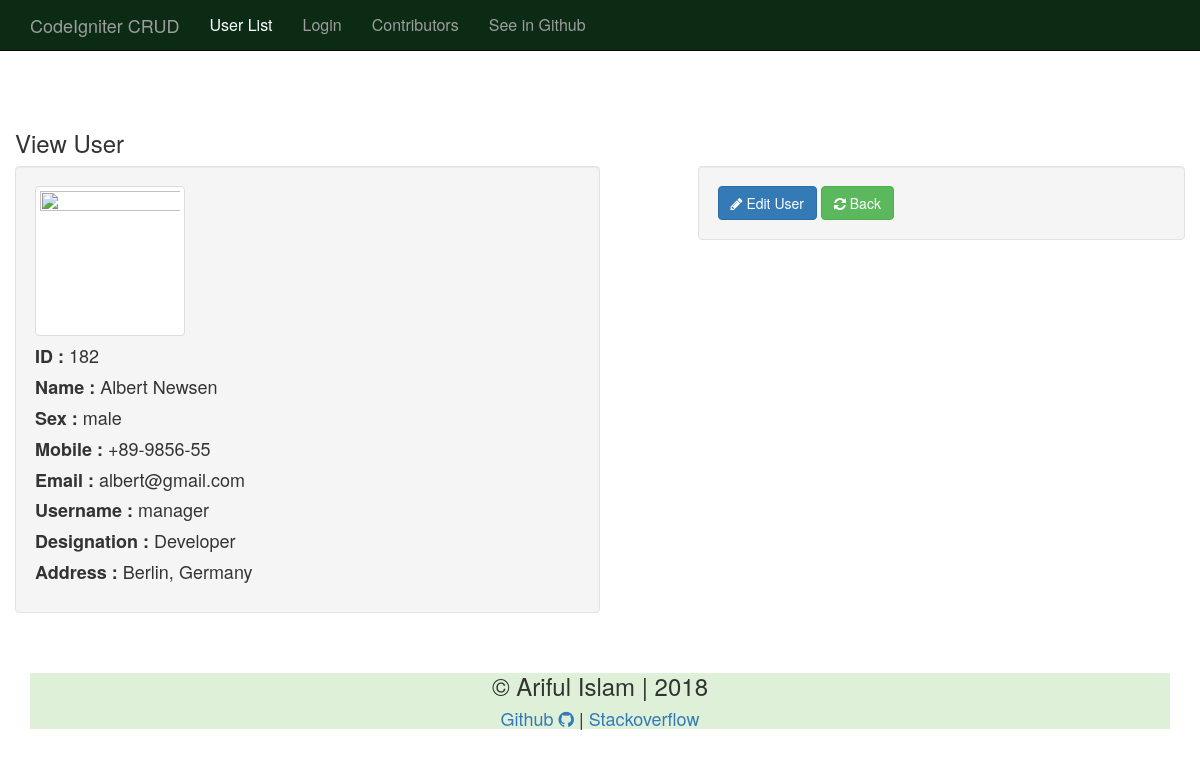
Before: /user/viewuser/182 with the older database file.
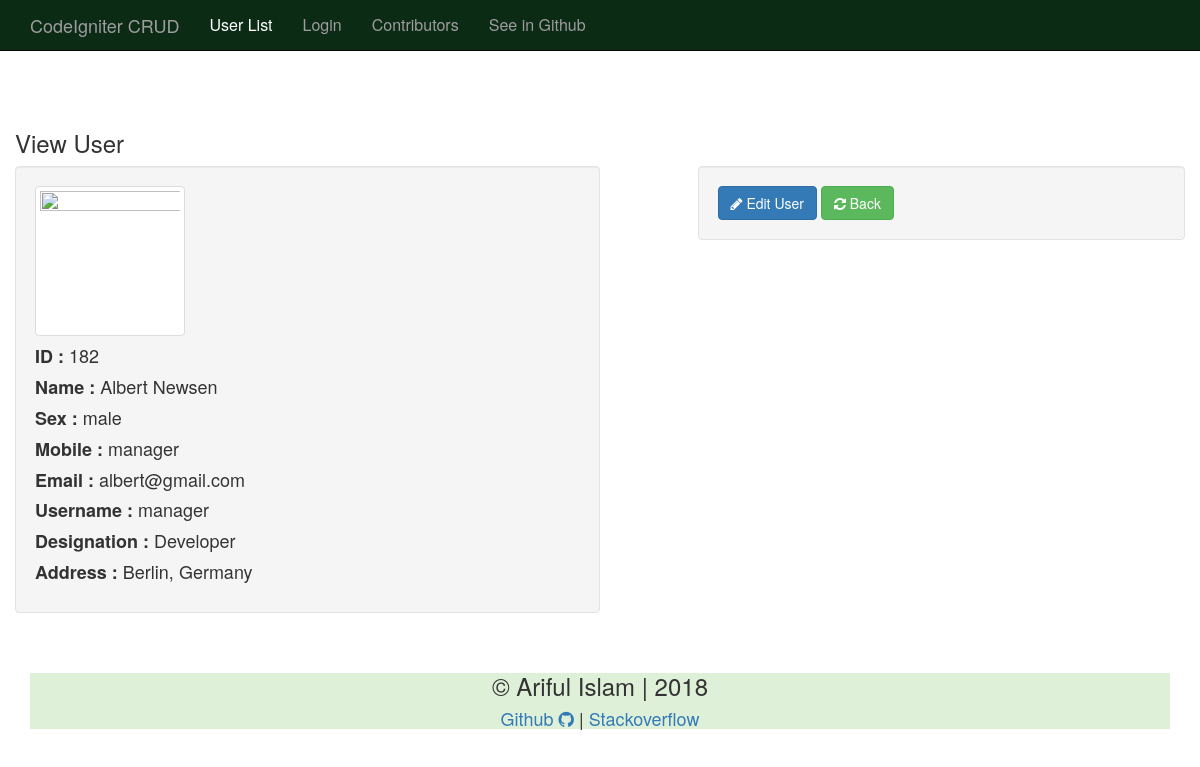
After: the same page with the newer database file.
### tables this page shows
CREATE TABLE `usertable` (
  `id` int(11) NOT NULL,
  `name` varchar(50) NOT NULL,
  `sex` varchar(10) NOT NULL,
  `username` varchar(32) NOT NULL,
  `password` varchar(32) NOT NULL,
  `mobile` varchar(15) NOT NULL,
  `address` varchar(50) NOT NULL,
  `email` varchar(50) NOT NULL,
  `designation` varchar(100) NOT NULL,
  `image` varchar(50) NOT NULL
);

### application/controllers/User.php (called while the page is built, shortened)
<?php
class User extends CI_Controller
{
    public function __construct()
    {
        $this->load->model('UserModel');
        $this->load->library('session');
        $this->load->helper('security');
    }
    public function viewuser($userid = "")
    {
        $this->load->view('template/inc/header.php');
        $data['userdata'] = $this->UserModel->getsingleuser($userid);
        $this->load->view('template/user/viewsingleuser.php', $data);
        $this->load->view('template/inc/footer.php');
    }
}

### index.php (called while the page is built, shortened)
<?php
require_once BASEPATH.'core/CodeIgniter.php';

### application/models/UserModel.php (called while the page is built, shortened)
<?php
class UserModel extends CI_Model
{
    public function __construct()
    {
        $this->db = $this->load->database("default", TRUE);
    }
    public function getsingleuser($userid)
    {
        $where['id'] = $userid;
        $result = $this->db->get_where("usertable", $where);
        return $result->result_array();
    }
}
?>

### application/views/template/user/viewsingleuser.php (the view)
<div class="row" style="margin-top: 40px;">
    <div class="card">
        <h3>View User</h3>
    </div>
    <div class="well spacing-top col-md-6">
        <img src="<?php echo base_url();?>/uploads/userphoto/<?php echo $userdata[0]['image']; ?>" class="img-thumbnail" alt="" width="150px" height="150px">
        <h4><strong>ID :</strong> <?php echo $userdata[0]['id']; ?></h4>
        <h4><strong>Name :</strong> <?php echo $userdata[0]['name']; ?></h4>
        <h4><strong>Sex :</strong> <?php echo $userdata[0]['sex']; ?></h4>
        <h4><strong>Mobile :</strong> <?php echo $userdata[0]['mobile']; ?></h4>
        <h4><strong>Email :</strong> <?php echo $userdata[0]['email']; ?></h4>
        <h4><strong>Username :</strong> <?php echo $userdata[0]['username']; ?></h4>
        <h4><strong>Designation :</strong> <?php echo $userdata[0]['designation']; ?></h4>
        <h4><strong>Address :</strong> <?php echo $userdata[0]['address']; ?></h4>
    </div>
    <div class="well spacing-top col-md-offset-1 col-md-5">
        <a href="<?php echo site_url("user/edituser")."/"; ?><?php echo $userdata[0]['id']; ?>" class="btn btn-primary"><i class="fa fa-pencil"></i>&nbsp;Edit User</a> <a href="<?php echo site_url("user/userlist"); ?>" class="btn btn-success"><i class="fa fa-refresh"></i>&nbsp;Back</a>
    </div>
</div>

Changed rows visible on the page:
changed usertable "Albert Newsen": mobile "+89-9856-55" → "manager"
